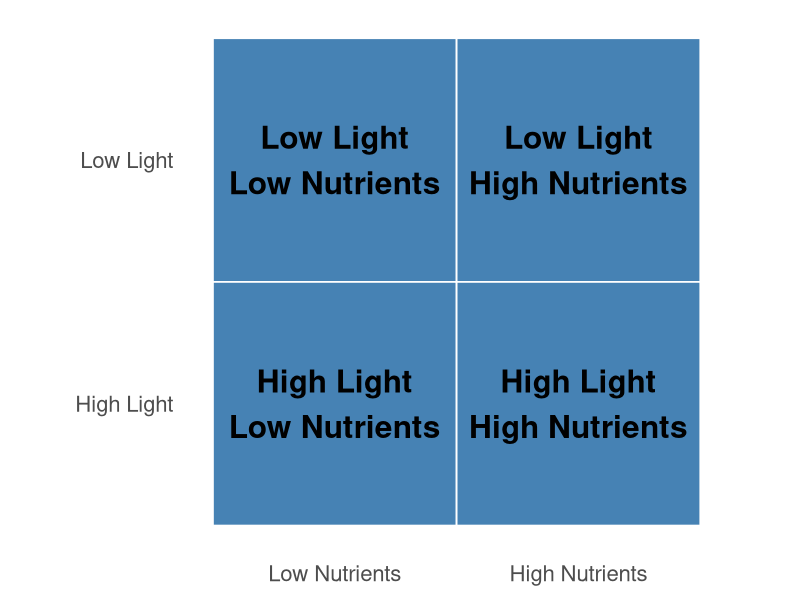
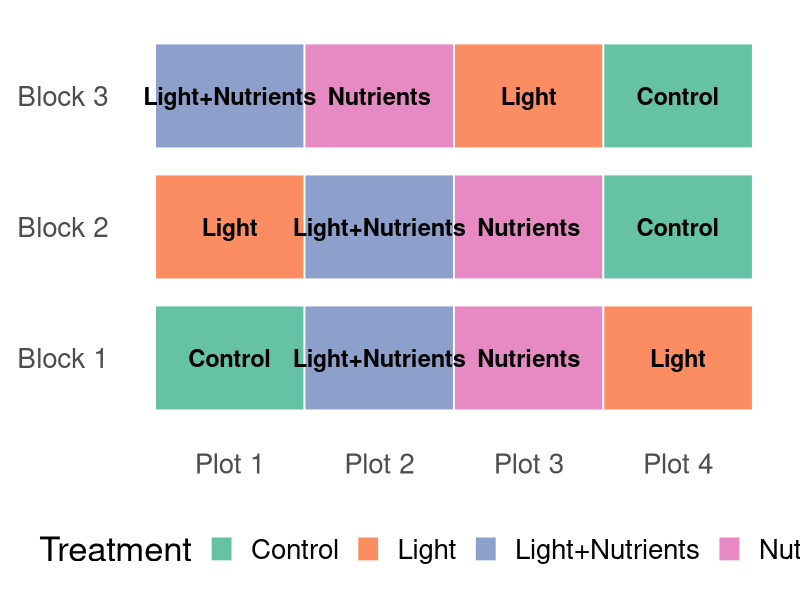
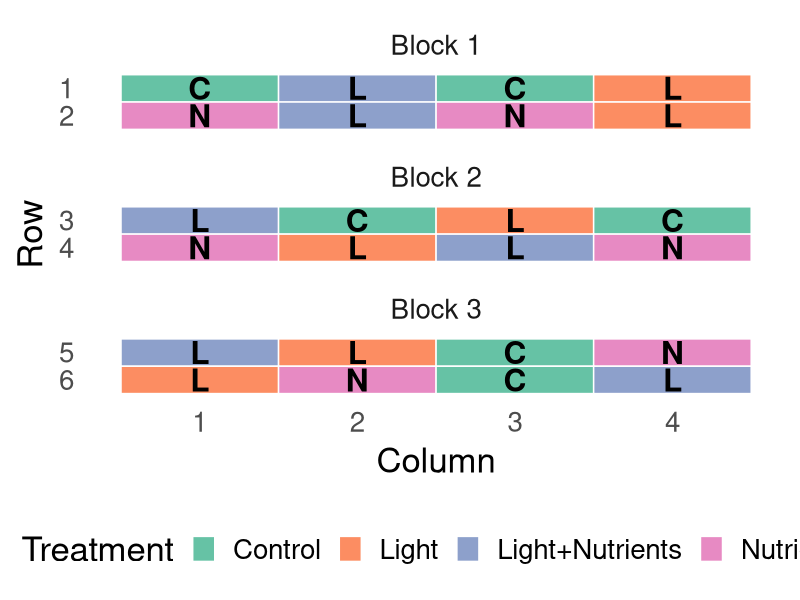

Source code (R) for these figures, in order:
## ---- chunk 1
#| label: fig-factorial
#| fig-cap: "2×2 factorial design schematic: Light × Nutrients."
#| fig-width: 10
#| fig-height: 6
#| echo: false
library(ggplot2)

# Data for a 2x2 factorial tile schematic
df_fact <- expand.grid(Light = c("Low Light","High Light"),
                       Nutrients = c("Low Nutrients","High Nutrients"))
df_fact$Treatment <- paste(df_fact$Light, df_fact$Nutrients, sep="\n")

# Plot
ggplot(df_fact, aes(x = Nutrients, y = Light)) +
  geom_tile(fill = "steelblue", color = "white", linewidth = 0.6) +
  geom_text(aes(label = Treatment), fontface = "bold", size = 8) +
  scale_y_discrete(limits = rev) +
  coord_equal() +
  labs(x = NULL, y = NULL) +
  theme_minimal(base_size = 20) +
  theme(panel.grid = element_blank(),
        axis.text.x = element_text(margin = margin(t = 6)),
        axis.text.y = element_text(margin = margin(r = 6)))
## ---- chunk 2
#| label: fig-blocking
#| fig-cap: "Randomized complete block design: each block contains all treatments."
#| fig-width: 10
#| fig-height: 6
#| echo: false
library(dplyr)
library(tidyr)
set.seed(42)

treatments <- c("Control","Light","Nutrients","Light+Nutrients")
blocks <- paste("Block", 1:3)

# Create a layout with randomized treatment order within each block
df_block <- expand.grid(Block = blocks, Plot = 1:length(treatments)) %>%
  group_by(Block) %>%
  mutate(Treatment = sample(treatments, size = n(), replace = FALSE)) %>%
  # mutate(Treatment = treatments) %>%
  ungroup() %>%
  mutate(Block = factor(Block, levels = blocks),
         PlotPos = Plot)

# Plot as rows = blocks, columns = plots
ggplot(df_block, aes(x = PlotPos, y = Block, fill = Treatment, label = Treatment)) +
  geom_tile(color = "white", linewidth = 0.6, height = 0.8) +
  geom_text(size = 6, fontface = "bold", color = "black") +
  scale_x_continuous(breaks = 1:4, labels = paste("Plot", 1:4)) +
  scale_fill_brewer(palette = "Set2") +
  labs(x = NULL, y = NULL) +
  theme_minimal(base_size = 25) +
  theme(panel.grid = element_blank(),
        legend.position = "bottom",
        axis.text.x = element_text(margin = margin(t = 6)),
        axis.text.y = element_text(margin = margin(r = 6)))
## ---- chunk 3
#| label: fig-randomization
#| fig-cap: "Randomized assignment of treatments on a field grid (within blocks)."
#| fig-width: 10
#| fig-height: 10
#| echo: false
library(dplyr)
library(ggplot2)
set.seed(123)

# Grid layout (e.g., 4 columns × 6 rows), with 3 horizontal blocks
n_cols <- 4
n_rows <- 6
treats <- c("Control","Light","Nutrients","Light+Nutrients")

grid <- expand.grid(col = 1:n_cols, row = 1:n_rows) %>%
  mutate(Block = cut(row, breaks = c(0,2,4,6), labels = c("Block 1","Block 2","Block 3")))

# Randomize treatments within each block with near-equal counts
assign_block <- function(n, levels) {
  rep_len(sample(levels), n) |> sample(n)  # shuffle
}

df_rand <- grid %>%
  group_by(Block) %>%
  mutate(Treatment = assign_block(n(), treats)) %>%
  ungroup()

# Plot grid with block facets (or block borders)
ggplot(df_rand, aes(x = col, y = row, fill = Treatment, label = substr(Treatment,1,1))) +
  geom_tile(color = "white", linewidth = 0.5) +
  geom_text(size = 8, fontface = "bold", color = "black") +
  scale_y_reverse(breaks = 1:n_rows) +
  scale_x_continuous(breaks = 1:n_cols) +
  scale_fill_brewer(palette = "Set2") +
  labs(x = "Column", y = "Row") +
  theme_minimal(base_size = 25) +
  theme(panel.grid = element_blank(),
        legend.position = "bottom") +
  facet_wrap(~ Block, ncol = 1, scales = "free_y")
## ---- chunk 4
library(pwr)

# Tamaño del efecto a partir de diferencia de medias y DE
d <- 20 / 25   # = 0.8

# Análisis de poder para prueba t de dos muestras
pwr.t.test(d = d, power = 0.8, sig.level = 0.05,
           type = "two.sample")
